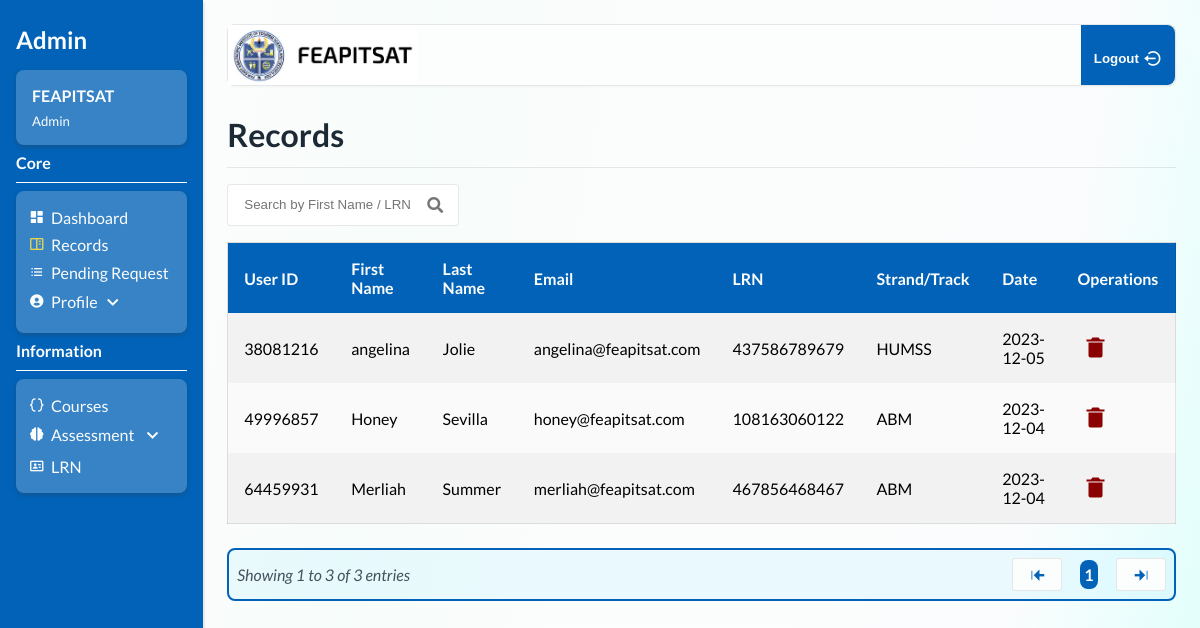
/admin-records.php (signed in), run on the app's committed database.
### tables this page shows
CREATE TABLE `results` (
  `result_id` bigint(8) NOT NULL,
  `user_id` bigint(20) NOT NULL,
  `fname` varchar(30) NOT NULL,
  `lname` varchar(30) NOT NULL,
  `email` varchar(100) NOT NULL,
  `lrn` varchar(12) NOT NULL,
  `strand_track` varchar(50) NOT NULL,
  `date` date NOT NULL,
  `refid` bigint(10) NOT NULL
);

### admin-records.php (the view, shortened to what this page needs)
<?php
    include("presets/navigation.php");
?>
    <div class="contents__headings">
        <h1>Records</h1>
    </div>
    <div class="table-wrapper" tabindex="0">
        <div class="table-wrapper__search" style="margin-bottom: 1rem;">
            <input type="text" name="" id="table-search" onkeyup="recordsTable()" placeholder="Search by First Name / LRN" class="search-input">
            <i class="fas fa-search search-icon" style="top: 50%;!important;"></i>
        </div>
        <table>
            <thead>
                <tr>
                    <th>User ID</th>
                    <th>First Name</th>
                    <th>Last Name</th>
                    <th>Email</th>
                    <th>LRN</th>
                    <th>Strand/Track</th>
                     <th>Date</th>
                    <th>Operations</th>
                </tr>
            </thead>
            <tbody id="course-data-storage" data-filter-control="true" data-show-search-clear-button="true">
                <?php
                    $sql = "SELECT * FROM results ORDER BY date DESC LIMIT 10";
                    $result = mysqli_query($con, $sql);
                    while ($row = mysqli_fetch_assoc($result)) {
                        $result_id = $row['result_id'];
                        $user_id = $row['user_id'];
                        $fname = $row['fname'];
                        $lname = $row['lname'];
                        $email = $row['email'];
                        $lrn = $row['lrn'];
                        $strand_track = $row['strand_track'];
                        $date = $row['date'];
                        echo '<tr>
                                <td data-cell="User ID">' . $user_id . '</td>
                                <td data-cell="First name">' . $fname . '</td>
                                <td data-cell="Last name">' . $lname . '</td>
                                <td data-cell="Email">' . $email . '</td>
                                <td data-cell="LRN">' . $lrn . '</td>
                                <td data-cell="Strand/Track">' . $strand_track . '</td>
                                <td data-cell="Strand/Track">' . $date . '</td>
                                <td data-cell="Operation" id="deletionButton">
                                    <button class="td__button delete-btn" onclick="showDeleteConfirmation(' . $result_id . ')">
                                        <i class="bx bxs-trash-alt"></i>
                                    </button>
                                </td>
                            </tr>';
                    }
                ?>
            </tbody>
        </table>
    </div>
            <div class="pagination-wrapper">
                <div class="wrapper__title">
                    <span id="entryCount" class="entryCount"></span>
                </div>
                <div class="wrapper__pagings">
                    <button id="prevPage"><i class='bx bxs-arrow-to-left'></i></button>
                        <span id="pages"></span>
                    <button id="nextPage"><i class='bx bxs-arrow-to-right' ></i></button>
                </div>
            </div>
</body>
</html>

### css/admin-style.css (style rules this page uses)
:root { --bg-a:rgba(255, 255, 255, 0.212); --border-clr:rgba(30, 30, 30, 0.100); --border-clr-focus: rgb(0, 81, 255); --outline-clr: rgba(239, 200, 245, 0.555); --chart-color-blue: rgb(173,216,230); --chart-color-skyblue: rgb(0,191,255); --chart-color-deepblue: rgb(25,25,112); }
body { background-image: linear-gradient(280deg, rgba(185, 255, 248, 0.459), rgba(243, 247, 250, 0.356), var(--clr-white), var(--clr-white), rgba(239, 250, 247, 0.514), var(--clr-white), rgba(170, 237, 255, 0.158))!important; }
.table-wrapper { width: 100%; overflow-x: auto; display: flex; justify-content: flex-start; align-items: flex-start; flex-direction: column; }
.search-icon { position: absolute; top: 50%; right: -5px; transform: translateY(-50%); color: #777; cursor: pointer; }
table { --tbl-clr: hsl(0, 0%, 95%); background-color: var(--tbl-clr); border-collapse: collapse; width: 100%; border: 1px solid var(--border-clr); }
th { background-color: var(--clr-lightblue); color: var(--clr-white); }
th, td, tr { text-align: left; padding: 1rem; width: 20vw; }
tr:nth-of-type(2n) { --tr-clr: hsl(189, 5%, 98%); background-color: var(--tr-clr); }
.td__button { background: none; cursor: pointer; border: none; outline: transparent; }
.bxs-trash-alt, .bxs-edit-alt, .bx-dots-vertical-rounded { font-size: var(--fs-large); color: darkred; }

### css/utilities.css (style rules this page uses)
*, *::before, *::after { box-sizing: border-box!important; }
html { scroll-behavior: smooth; overflow-x: hidden; }
body { margin: 0; padding: 0; font-family: 'Lato', sans-serif; }
:root { --clr-dark: hsl(210, 29%, 16%); --clr-white: hsl(192, 15%, 99%); --clr-lightblue: hsl(208, 99%, 36%); --clr-deepblue: hsl(261, 100%, 16%); --dark-clr-dark: hsl(0, 0%, 10%); --dark-clr-white: hsl(0, 0%, 90%); --dark-clr-lightblue: hsl(208, 99%, 36%); --dark-clr-deepblue: hsl(240, 100%, 10%); --fw-300: 300; --fw-400: 400; --fw-500: 500; --fw-700: 700; --fs-small: .825rem; --fs-reg: 1rem; --fs-large: 1.5rem; --fs-xl: 2rem; --fs-sxl: 3rem; --box-shadow: rgba(61, 60, 60, 0.331)0 2px 4px; --border-radius-xsml: .2rem; --border-radius-sml: .5rem; --border-radius: 1.5rem; --border-clr:rgba(30, 30, 30, 0.100); }

### data on the page
results: user "38081216", fname "angelina", lname "Jolie", email "angelina@feapitsat.com", lrn "437586789679", strand_track "HUMSS", date "2023-12-05"
results: user "49996857", fname "Honey", lname "Sevilla", email "honey@feapitsat.com", lrn "108163060122", strand_track "ABM", date "2023-12-04"
results: user "64459931", fname "Merliah", lname "Summer", email "merliah@feapitsat.com", lrn "467856468467", strand_track "ABM", date "2023-12-04"
